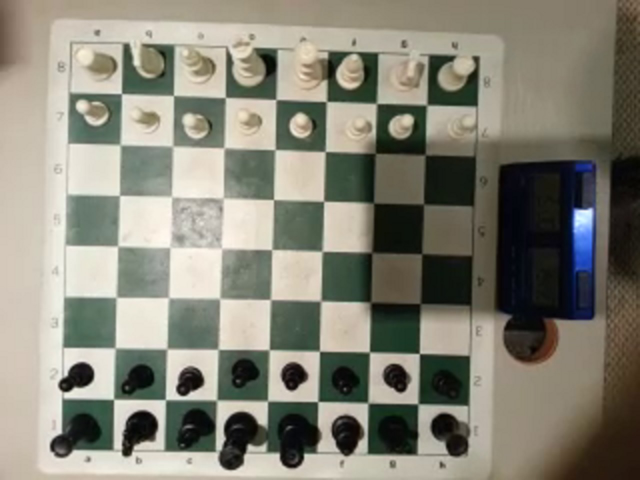
#> input picture images/chess.02.jpg, 1280 x 960 px (shown at 1/2 size)
$ python detectBoardMatrix.py   (Python 2 division)
#> lines starting #> are read from the running program, lines starting #| are printed output that depends on the picture; after the words box and inside, x2 and y2 are one past the last pixel; in counts of white or black regions, pixels touching at a corner belong together
#!/usr/bin/env python

'''
This sample demonstrates Canny edge detection.

Usage:
  edge.py [<video source>]

  Trackbars control edge thresholds.

'''

import cv2

# relative module
#import video

# built-in module
import sys


if __name__ == '__main__':
    print __doc__

    try:
        fn = sys.argv[1]
    except:
        fn = "images/chess.02.jpg"

    def nothing(*arg):
        pass

    cv2.namedWindow('edge')
    cv2.createTrackbar('thrs1', 'edge', 2000, 5000, nothing)
    cv2.createTrackbar('thrs2', 'edge', 4000, 5000, nothing)

#    cap = video.create_capture(fn)
    while True:
#        flag, img = cap.read()
        img = cv2.imread(fn, 1)
#> img is the input picture: shape (960, 1280, 3); mean B, G, R 118.5, 131.6, 133.6
        gray = cv2.cvtColor(img, cv2.COLOR_BGR2GRAY)
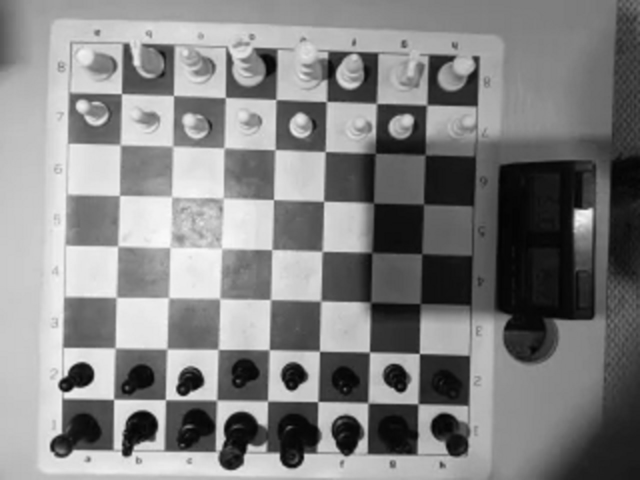
#> gray: shape (960, 1280) (shown at 1/2 size); min 2, max 251, mean 130.7
        thrs1 = cv2.getTrackbarPos('thrs1', 'edge')
        thrs2 = cv2.getTrackbarPos('thrs2', 'edge')
        edge = cv2.Canny(gray, thrs1, thrs2, apertureSize=5)
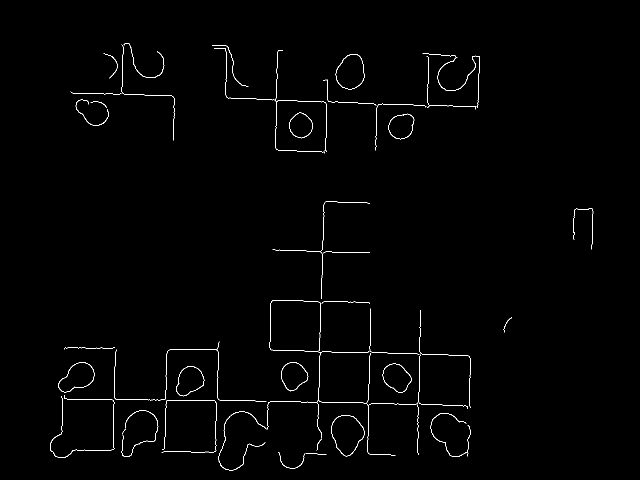
#> edge: shape (960, 1280) (shown at 1/2 size); 0.83% white in thin lines or dots, all inside (x1, y1, x2, y2) = (100, 86, 1187, 941)
        vis = img.copy()
        vis /= 2
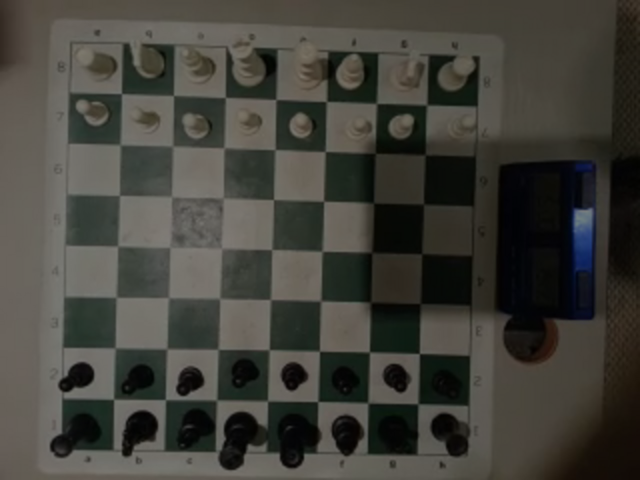
#> vis: shape (960, 1280, 3) (shown at 1/2 size); mean B, G, R 59, 65.5, 66.5
        vis[edge != 0] = (0, 255, 0)
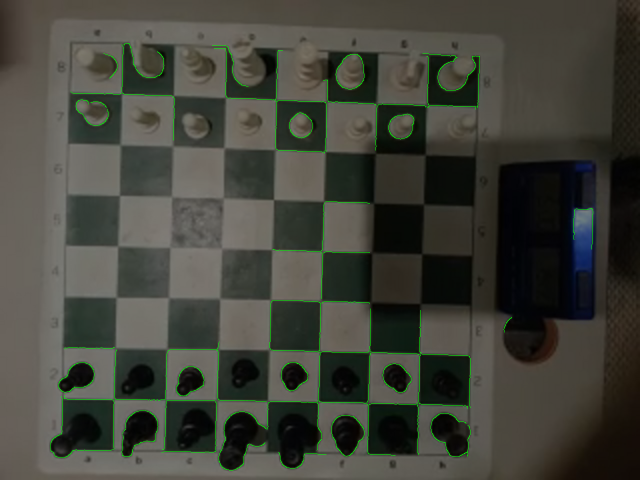
#> vis: shape (960, 1280, 3) (shown at 1/2 size); 0.83% of pixels changed, all inside (x1, y1, x2, y2) = (100, 86, 1187, 941)
        cv2.imshow('edge', vis)
        ch = cv2.waitKey(5)
#> (key Esc is pressed here)
        if ch == 27:
            break
    cv2.destroyAllWindows()
